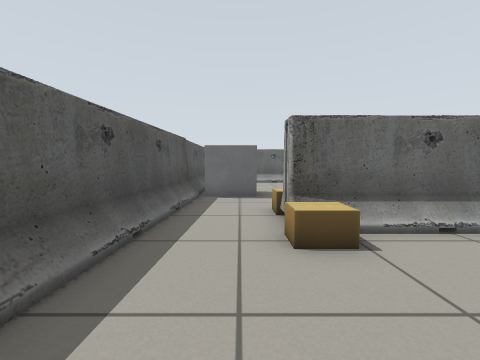
View 1 (above)

17 first-person views from a walk through a robot-simulator world made for Gazebo. The camera is 0.66 m above the floor, tilts 4° down and sees 90° across. The lines on the ground mark 1 m squares. The floor is counted in squares, 0.5 m on a side. Each view is taken from the middle of a square. On the plan, view 1 faces up. The plan holds only what a view shows up to about 12 squares ahead; the rest is blank. The place goes on beyond the plan. Robots are left out.

View 2
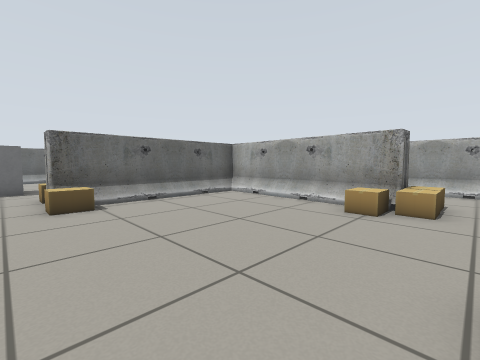

View 3
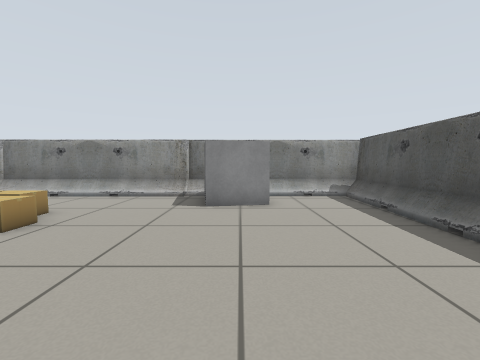

View 4
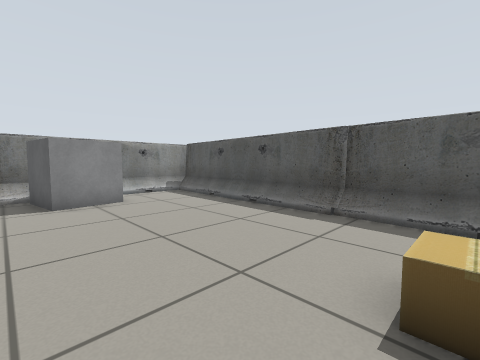

View 5
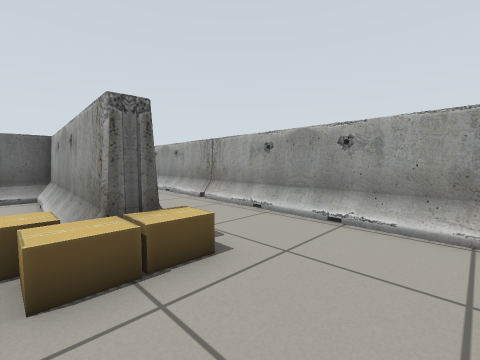

View 6
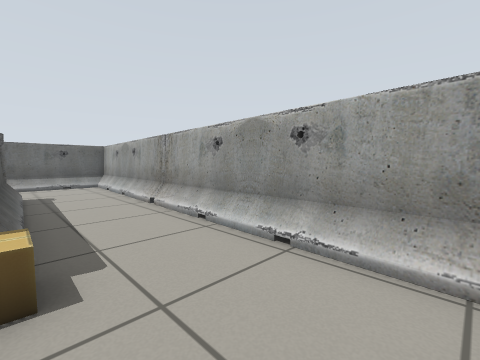

View 7
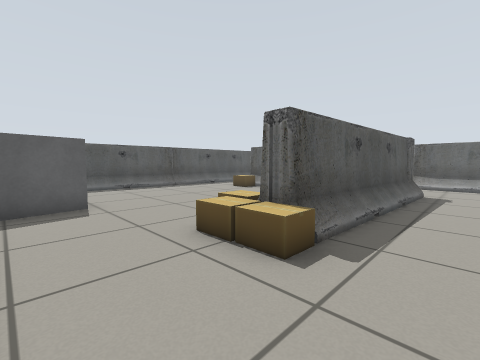

View 8
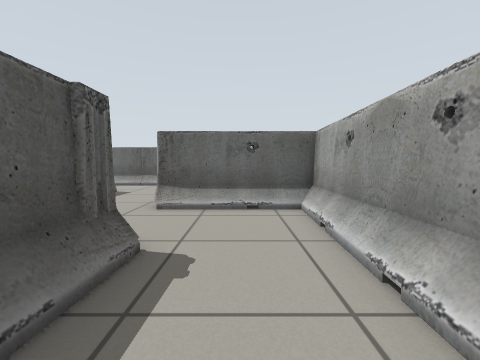

View 9
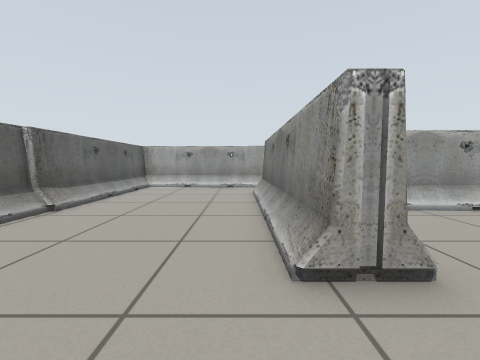

View 10
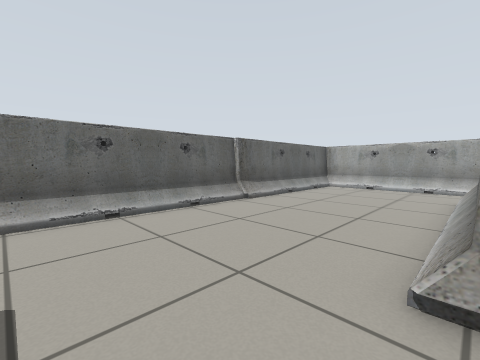

View 11
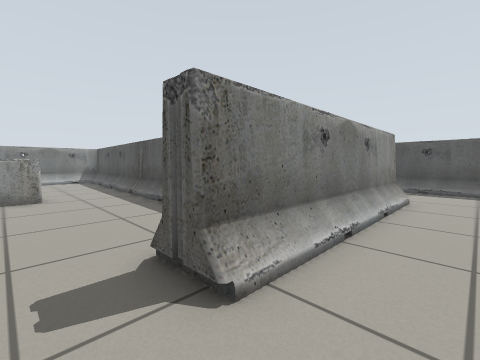

View 12
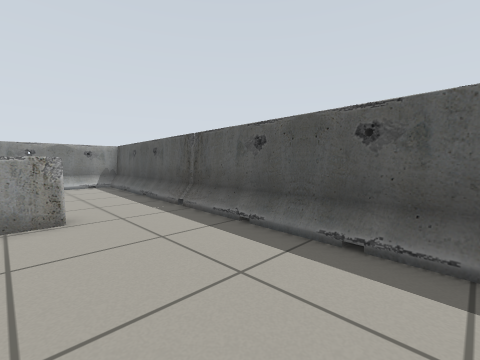

View 13
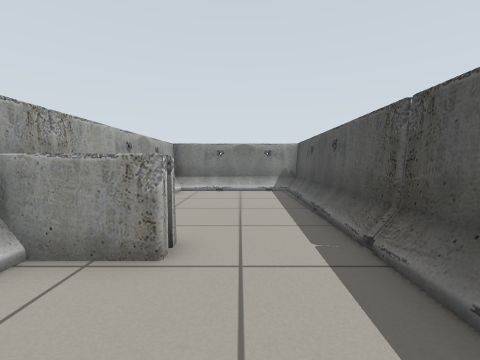

View 14
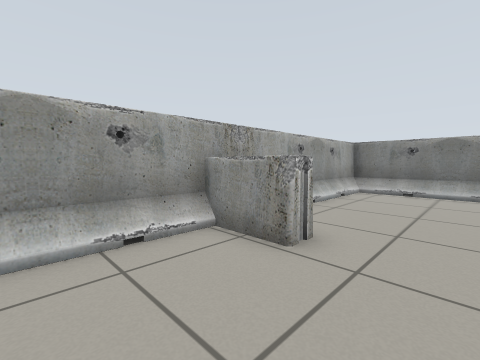

View 15
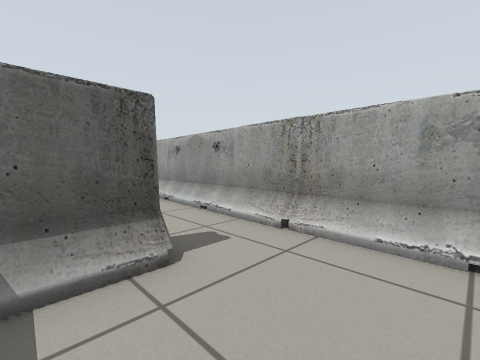

View 16
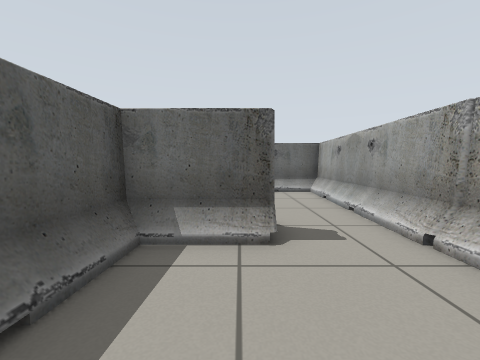

View 17
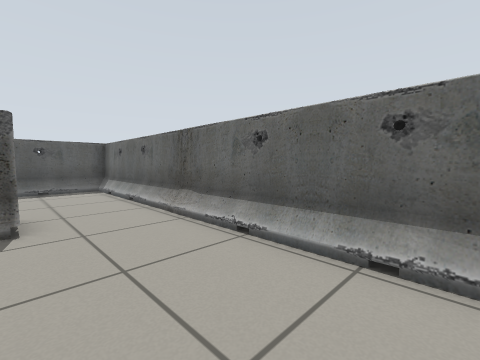

### Floor plan
Key: @ floor where view 1 was taken; . floor; B barrier; G grey box; C cardboard box.
Columns run from 3 left of view 1 to 20 right of it. Each row starts with its distance up from view 1.
 17  BBBBBBBBBBBBBBBBBBBBBBB
 16  BBBBBBBBBBBBBBBBBBBBBBB
 15  B....................BB
 14  B....................BB
 13  B .... B.............BB
 12  B      B.............BB
 11  B      B.............BB
 10  B      B...BBBBBBBBB.BB
  9  BGG.   B ..BBBBBBBBB.B
  8  B...      .....BB....BB
  7  B..CC      ....BB....B
  6  B..CC      B...BB....B
  5  B..BBB  BBBB...BB....B
  4  B..CC.....BB...BB....B
  3  B.........BB...BB....BB
  2  B.........BB...BB..BBB
  1  B.........BB...BB..B
  0  B.@.......BB...BB....B
 -1 BB........CBB..BBB....B
 -2 BB........CBB..BBB....B
 -3 BB........CCC..BBB....B
 -4 BB...GG........BBB....B
 -5 BB..GGG........BBB....B
 -6 BB..  G........BBBBBBBB
 -7 BBBBBBBBBBBBBBBBBBBBBBB

Positions as (right, up) in squares from view 1, and headings:
1: (0, 0), facing up
2: (0, -4), facing up-right
3: (2, 3), facing down
4: (4, 4), facing down-left
5: (7, -6), facing up-right
6: (9, -6), facing up-right
7: (11, -6), facing up-left
8: (11, 2), facing up
9: (6, 11), facing right
10: (6, 10), facing up-right
11: (18, 12), facing down-left
12: (18, 8), facing down-left
13: (16, 5), facing down
14: (15, 5), facing down-right
15: (15, 6), facing up-right
16: (16, 5), facing up
17: (11, 13), facing up-left
